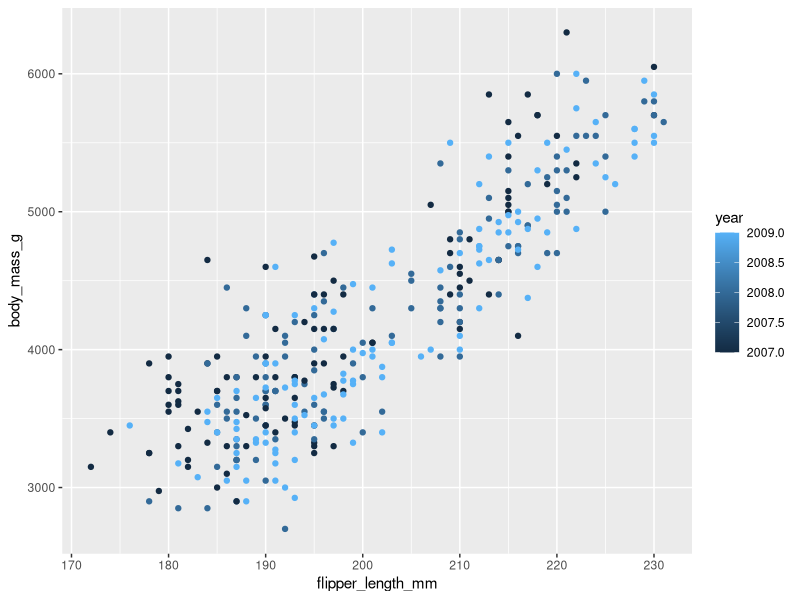

This chart was generated by the following R code:
library('palmerpenguins')
View(penguins)
library('ggplot2')

# other graphs you can make with this dataset!
#ggplot(data = penguins, aes(x=flipper_length_mm,  y=body_mass_g)) + geom_point(aes(color=species))
#ggplot(data = penguins, aes(x=flipper_length_mm,  y=body_mass_g)) + geom_point(aes(color=sex))
#ggplot(data = penguins, aes(x=flipper_length_mm,  y=body_mass_g)) + geom_point(aes(color=island))
ggplot(data = penguins, aes(x=flipper_length_mm,  y=body_mass_g)) + geom_point(aes(color=year))
